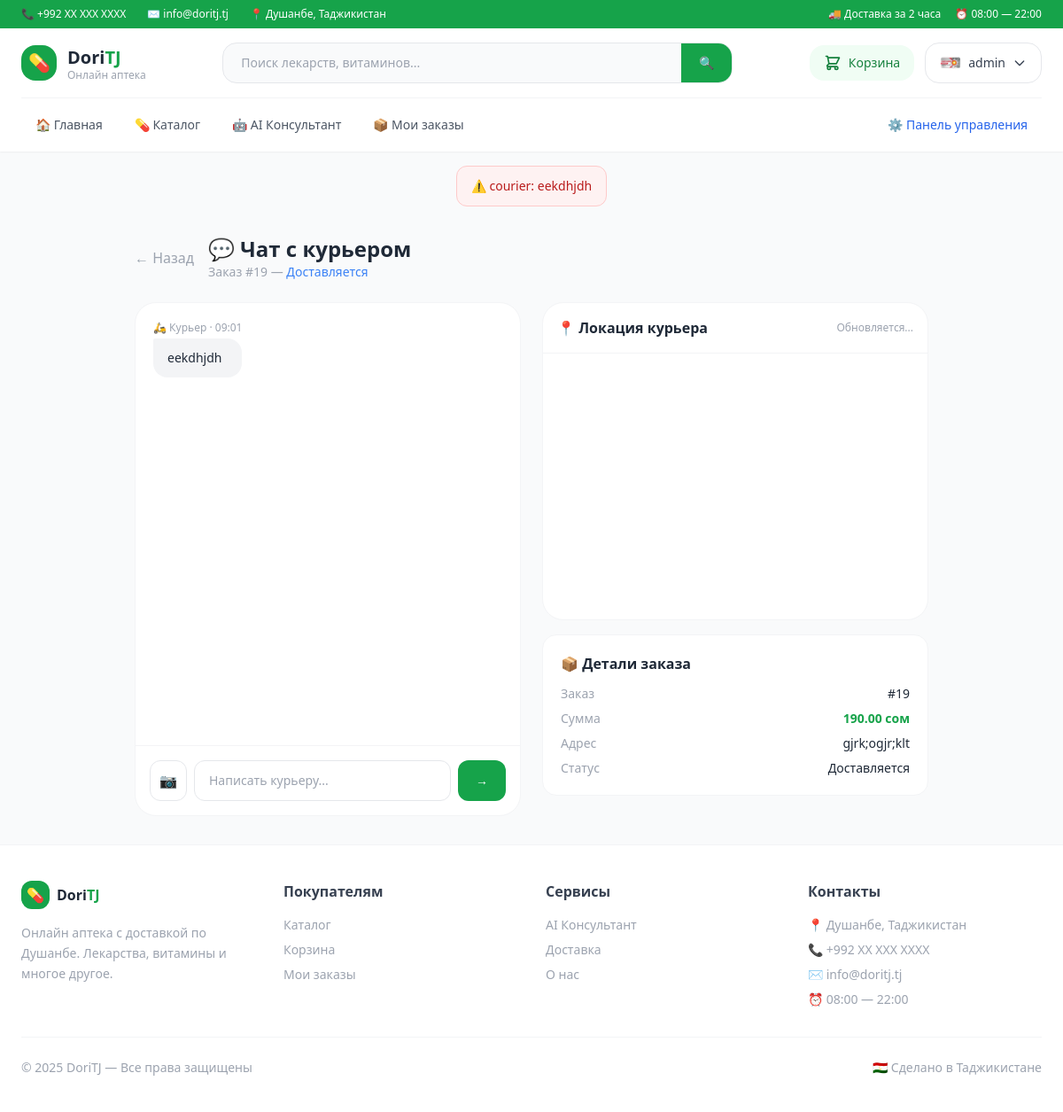
/orders/chat/19/ (signed in), run on the app's committed database.
### accounts/models.py (models this page shows, shortened)
class User(AbstractUser):
    phone = models.CharField(max_length=20, blank=True)
    address = models.TextField(blank=True)
    birth_date = models.DateField(null=True, blank=True)
    avatar = models.ImageField(upload_to='avatars/', blank=True)
    age = models.PositiveIntegerField(null=True, blank=True)
    is_courier = models.BooleanField(default=False)
    is_manager = models.BooleanField(default=False)

### orders/models.py (models this page shows, shortened)
class DeliveryChatMessage(models.Model):
    SENDER_CHOICES = [
        ('client', 'Клиент'),
        ('courier', 'Курьер'),
    ]
    chat = models.ForeignKey(DeliveryChat, on_delete=models.CASCADE)
    sender = models.CharField(max_length=10, choices=SENDER_CHOICES)
    text = models.TextField(blank=True)
    image = models.ImageField(upload_to='chat_images/', blank=True)
    created_at = models.DateTimeField(auto_now_add=True)
    def __str__(self):
        return f'{self.sender}: {self.text[:30]}'

class Order(models.Model):
    STATUS_CHOICES = [
        ('pending', 'Ожидает'),
        ('confirmed', 'Подтверждён'),
        ('delivering', 'Доставляется'),
        ('done', 'Выполнен'),
        ('cancelled', 'Отменён'),
    ]
    PAYMENT_CHOICES = [
        ('cash', 'Наличными'),
        ('card', 'Картой'),
    ]
    user = models.ForeignKey(settings.AUTH_USER_MODEL, on_delete=models.CASCADE)
    address = models.TextField()
    status = models.CharField(max_length=20, choices=STATUS_CHOICES, default='pending')
    total = models.DecimalField(max_digits=10, decimal_places=2)
    prescription = models.ImageField(upload_to='prescriptions/', blank=True, null=True)
    created_at = models.DateTimeField(auto_now_add=True)
    courier_token = models.CharField(max_length=64, blank=True)
    payment_method = models.CharField(
        max_length=10,
        choices=PAYMENT_CHOICES,
        default='cash'
    )

### orders/views.py (the view, shortened to what this page needs)
# urls.py: path('chat/<int:order_pk>/', views.delivery_chat, name='delivery_chat'),
@login_required
def delivery_chat(request, order_pk):
    if request.user.is_courier or request.user.is_staff:
        order = get_object_or_404(Order, pk=order_pk)
    else:
        order = get_object_or_404(Order, pk=order_pk, user=request.user)
    chat, _ = DeliveryChat.objects.get_or_create(order=order)
    chat_messages = DeliveryChatMessage.objects.filter(
        chat=chat
    ).order_by('created_at')
    return render(request, 'delivery_chat.html', {
        'order': order,
        'chat': chat,
        'messages': chat_messages,
    })

### accounts/backend.py (called while the page is built)
    def get_user(self, user_id):
        try:
            return User.objects.get(pk=user_id)
        except User.DoesNotExist:
            return None

### templates/delivery_chat.html (shortened to what this page needs)
{% extends 'base.html' %}
{% block content %}
<div class="max-w-4xl mx-auto">
    <div class="flex items-center gap-4 mb-6">
        <a href="{% url 'order_detail' order.pk %}"
           class="text-gray-400 hover:text-gray-600 transition">← Назад</a>
        <div>
            <h1 class="text-2xl font-bold text-gray-800">💬 Чат с курьером</h1>
            <p class="text-gray-400 text-sm">Заказ #{{ order.pk }} —
                <span class="{% if order.status == 'delivering' %}text-blue-500
                             {% elif order.status == 'done' %}text-green-500
                             {% else %}text-orange-500{% endif %} font-medium">
                    {{ order.get_status_display }}
                </span>
            </p>
        </div>
    </div>
    <div class="grid grid-cols-1 md:grid-cols-2 gap-6">
        <div class="bg-white rounded-3xl border border-gray-100 overflow-hidden flex flex-col" style="height: 580px;">
            <div class="flex-1 overflow-y-auto p-5 space-y-3" id="chat-messages">
                {% for msg in messages %}
                <div class="flex {% if msg.sender == 'client' %}justify-end{% else %}justify-start{% endif %}"
                     data-id="{{ msg.pk }}">
                    <div class="max-w-xs">
                        <p class="text-xs text-gray-400 mb-1 {% if msg.sender == 'client' %}text-right{% endif %}">
                            {% if msg.sender == 'client' %}Вы{% else %}🛵 Курьер{% endif %}
                            · {{ msg.created_at|date:"H:i" }}
                        </p>
                        <div class="{% if msg.sender == 'client' %}bg-green-600 text-white rounded-2xl rounded-tr-sm{% else %}bg-gray-100 text-gray-800 rounded-2xl rounded-tl-sm{% endif %} px-4 py-3">
                            {% if msg.text %}
                                <p class="text-sm">{{ msg.text }}</p>
                            {% endif %}
                        </div>
                    </div>
                </div>
                {% empty %}
                <div class="text-center py-16">
                    <div class="text-5xl mb-3">💬</div>
                    <p class="text-gray-400">Напишите курьеру</p>
                </div>
                {% endfor %}
            </div>
            <div class="border-t border-gray-100 p-4">
                <form method="POST" enctype="multipart/form-data" id="chat-form">
                    <div class="flex gap-2">
                        <label class="cursor-pointer p-2.5 border border-gray-200 rounded-xl hover:border-green-400 hover:text-green-600 transition text-gray-400">
                            📷
                        </label>
                        <input type="text" name="text" id="text-input"
                               placeholder="Написать курьеру..."
                               autocomplete="off"
                               class="flex-1 border border-gray-200 rounded-xl px-4 py-2.5 text-sm focus:outline-none focus:border-green-400 transition">
                        <button type="submit"
                                class="bg-green-600 text-white px-5 py-2.5 rounded-xl hover:bg-green-700 transition text-sm font-medium">
                            →
                        </button>
                    </div>
                </form>
            </div>
        </div>
        <div class="space-y-4">
            <div class="bg-white rounded-3xl border border-gray-100 overflow-hidden">
                <div class="p-4 border-b border-gray-100 flex items-center justify-between">
                    <h2 class="font-bold text-gray-800">📍 Локация курьера</h2>
                    <span class="text-xs text-gray-400" id="location-time">Обновляется...</span>
                </div>
                <div id="map" style="height: 300px; width: 100%;"></div>
            </div>
            <div class="bg-white rounded-2xl border border-gray-100 p-5">
                <h3 class="font-bold text-gray-800 mb-3">📦 Детали заказа</h3>
                <div class="space-y-2 text-sm">
                    <div class="flex justify-between">
                        <span class="text-gray-400">Заказ</span>
                        <span class="font-medium">#{{ order.pk }}</span>
                    </div>
                    <div class="flex justify-between">
                        <span class="text-gray-400">Сумма</span>
                        <span class="font-bold text-green-600">{{ order.total }} сом</span>
                    </div>
                    <div class="flex justify-between">
                        <span class="text-gray-400">Адрес</span>
                        <span class="font-medium text-right max-w-32">{{ order.address }}</span>
                    </div>
                    <div class="flex justify-between">
                        <span class="text-gray-400">Статус</span>
                        <span class="font-medium">{{ order.get_status_display }}</span>
                    </div>
                </div>
            </div>
        </div>
    </div>
</div>
<link rel="stylesheet" href="https://unpkg.com/leaflet@1.9.4/dist/leaflet.css">
{% endblock %}

### templates/base.html (shortened to what this page needs)
<!DOCTYPE html>
<html lang="ru">
<head>
    <script src="https://cdn.tailwindcss.com"></script>
</head>
<body class="bg-gray-50 text-gray-800 min-h-screen flex flex-col">
<div class="bg-green-600 text-white text-xs py-2 px-6">
    <div class="max-w-7xl mx-auto flex items-center justify-between">
        <div class="flex items-center gap-6">
            <span>📞 +992 XX XXX XXXX</span>
            <span>✉️ info@doritj.tj</span>
            <span>📍 Душанбе, Таджикистан</span>
        </div>
        <div class="flex items-center gap-4">
            <span>🚚 Доставка за 2 часа</span>
            <span>⏰ 08:00 — 22:00</span>
        </div>
    </div>
</div>
<header class="bg-white shadow-sm sticky top-0 z-50">
    <div class="max-w-7xl mx-auto px-6">
        <div class="flex items-center justify-between py-4 border-b border-gray-100">
            <a href="{% url 'home' %}" class="flex items-center gap-3">
                <div class="w-10 h-10 bg-green-600 rounded-2xl flex items-center justify-center text-white text-xl">
                    💊
                </div>
                <div>
                    <span class="text-xl font-extrabold text-gray-800">Dori</span><span class="text-xl font-extrabold text-green-600">TJ</span>
                    <p class="text-xs text-gray-400 leading-none">Онлайн аптека</p>
                </div>
            </a>
            <form method="GET" action="{% url 'catalog' %}"
                  class="hidden md:flex flex-1 max-w-xl mx-8">
                <div class="flex w-full bg-gray-50 border border-gray-200 rounded-2xl overflow-hidden focus-within:border-green-400 focus-within:bg-white transition">
                    <input type="text" name="search"
                           placeholder="Поиск лекарств, витаминов..."
                           class="flex-1 bg-transparent px-5 py-3 text-sm focus:outline-none">
                    <button type="submit"
                            class="bg-green-600 text-white px-5 py-3 hover:bg-green-700 transition text-sm font-medium">
                        🔍
                    </button>
                </div>
            </form>
            <div class="flex items-center gap-3">
                {% if user.is_authenticated %}
                <a href="{% url 'cart' %}"
                   class="relative flex items-center gap-2 bg-green-50 text-green-700 px-4 py-2.5 rounded-2xl hover:bg-green-100 transition">
                    <svg class="w-5 h-5" fill="none" stroke="currentColor" viewBox="0 0 24 24">
                        <path stroke-linecap="round" stroke-linejoin="round" stroke-width="2"
                            d="M3 3h2l.4 2M7 13h10l4-8H5.4M7 13L5.4 5M7 13l-2.293 2.293c-.63.63-.184 1.707.707 1.707H17m0 0a2 2 0 100 4 2 2 0 000-4zm-8 2a2 2 0 11-4 0 2 2 0 014 0z"/>
                    </svg>
                    <span class="text-sm font-medium">Корзина</span>
                </a>
                <div class="relative group">
                    <button class="flex items-center gap-2 border border-gray-200 px-4 py-2.5 rounded-2xl text-sm font-medium text-gray-700 hover:border-green-400 hover:text-green-600 transition">
                        {% if user.avatar %}
                            <img src="{{ user.avatar.url }}" class="w-6 h-6 rounded-full object-cover">
                        {% else %}
                            <div class="w-6 h-6 rounded-full bg-green-100 flex items-center justify-center text-green-600 text-xs font-bold">
                                {{ user.username|first|upper }}
                            </div>
                        {% endif %}
                        {{ user.username }}
                        <svg class="w-4 h-4" fill="none" stroke="currentColor" viewBox="0 0 24 24">
                            <path stroke-linecap="round" stroke-linejoin="round" stroke-width="2" d="M19 9l-7 7-7-7"/>
                        </svg>
                    </button>
                </div>
                {% endif %}
            </div>
        </div>
        {% if user.is_authenticated %}
        <nav class="flex items-center gap-1 py-3">
            <a href="{% url 'home' %}"
               class="px-4 py-2 rounded-xl text-sm font-medium text-gray-600 hover:bg-green-50 hover:text-green-600 transition">
                🏠 Главная
            </a>
            {% if user.is_courier %}
                <a href="{% url 'courier_dashboard' %}"
                   class="px-4 py-2 rounded-xl text-sm font-medium bg-green-600 text-white hover:bg-green-700 transition">
                    🛵 Панель курьера
                </a>
            {% else %}
                <a href="{% url 'catalog' %}"
                   class="px-4 py-2 rounded-xl text-sm font-medium text-gray-600 hover:bg-green-50 hover:text-green-600 transition">
                    💊 Каталог
                </a>
                <a href="{% url 'consultant' %}"
                   class="px-4 py-2 rounded-xl text-sm font-medium text-gray-600 hover:bg-green-50 hover:text-green-600 transition">
                    🤖 AI Консультант
                </a>
                <a href="{% url 'my_orders' %}"
                   class="px-4 py-2 rounded-xl text-sm font-medium text-gray-600 hover:bg-green-50 hover:text-green-600 transition">
                    📦 Мои заказы
                </a>
                {% if user.is_staff %}
                <a href="{% url 'product_list' %}"
                   class="px-4 py-2 rounded-xl text-sm font-medium text-blue-600 hover:bg-blue-50 transition ml-auto">
                    ⚙️ Панель управления
                </a>
                {% endif %}
            {% endif %}
        </nav>
    {% endif %}
    </div>
</header>
{% if messages %}
<div class="max-w-7xl mx-auto px-6 mt-4 space-y-2">
    {% for msg in messages %}
    <div class="{% if msg.tags == 'success' %}bg-green-50 border border-green-200 text-green-700{% else %}bg-red-50 border border-red-200 text-red-700{% endif %} px-4 py-3 rounded-xl text-sm flex items-center gap-2">
        {% if msg.tags == 'success' %}✅{% else %}⚠️{% endif %}
        {{ msg }}
    </div>
    {% endfor %}
</div>
{% endif %}
<main class="max-w-7xl mx-auto px-6 py-8 flex-1 w-full">
    {% block content %}{% endblock %}
</main>
<footer class="bg-white border-t border-gray-100 mt-auto">
    <div class="max-w-7xl mx-auto px-6 py-10">
        <div class="grid grid-cols-1 md:grid-cols-4 gap-8 mb-8">
            <div>
                <div class="flex items-center gap-2 mb-4">
                    <div class="w-8 h-8 bg-green-600 rounded-xl flex items-center justify-center text-white">💊</div>
                    <span class="font-extrabold text-gray-800">Dori<span class="text-green-600">TJ</span></span>
                </div>
                <p class="text-gray-400 text-sm leading-relaxed">Онлайн аптека с доставкой по Душанбе. Лекарства, витамины и многое другое.</p>
            </div>
            <div>
                <h4 class="font-bold text-gray-700 mb-4">Покупателям</h4>
                <ul class="space-y-2 text-sm text-gray-400">
                    <li><a href="{% url 'catalog' %}" class="hover:text-green-600 transition">Каталог</a></li>
                    <li><a href="{% url 'cart' %}" class="hover:text-green-600 transition">Корзина</a></li>
                    <li><a href="{% url 'my_orders' %}" class="hover:text-green-600 transition">Мои заказы</a></li>
                </ul>
            </div>
            <div>
                <h4 class="font-bold text-gray-700 mb-4">Сервисы</h4>
                <ul class="space-y-2 text-sm text-gray-400">
                    <li><a href="{% url 'consultant' %}" class="hover:text-green-600 transition">AI Консультант</a></li>
                    <li><a href="#" class="hover:text-green-600 transition">Доставка</a></li>
                    <li><a href="#" class="hover:text-green-600 transition">О нас</a></li>
                </ul>
            </div>
            <div>
                <h4 class="font-bold text-gray-700 mb-4">Контакты</h4>
                <ul class="space-y-2 text-sm text-gray-400">
                    <li>📍 Душанбе, Таджикистан</li>
                    <li>📞 +992 XX XXX XXXX</li>
                    <li>✉️ info@doritj.tj</li>
                    <li>⏰ 08:00 — 22:00</li>
                </ul>
            </div>
        </div>
        <div class="border-t border-gray-100 pt-6 flex items-center justify-between text-sm text-gray-400">
            <span>© 2025 DoriTJ — Все права защищены</span>
            <span>🇹🇯 Сделано в Таджикистане</span>
        </div>
    </div>
</footer>
</body>
</html>

### data on the page
User: avatar (picture), username "admin"
DeliveryChatMessage: sender+text "courier: eekdhjdh", shows "🛵 Курьер", created_at "09:01", text "eekdhjdh"
Order: pk "19", status "Доставляется", total "190.00", address "gjrk;ogjr;klt"
